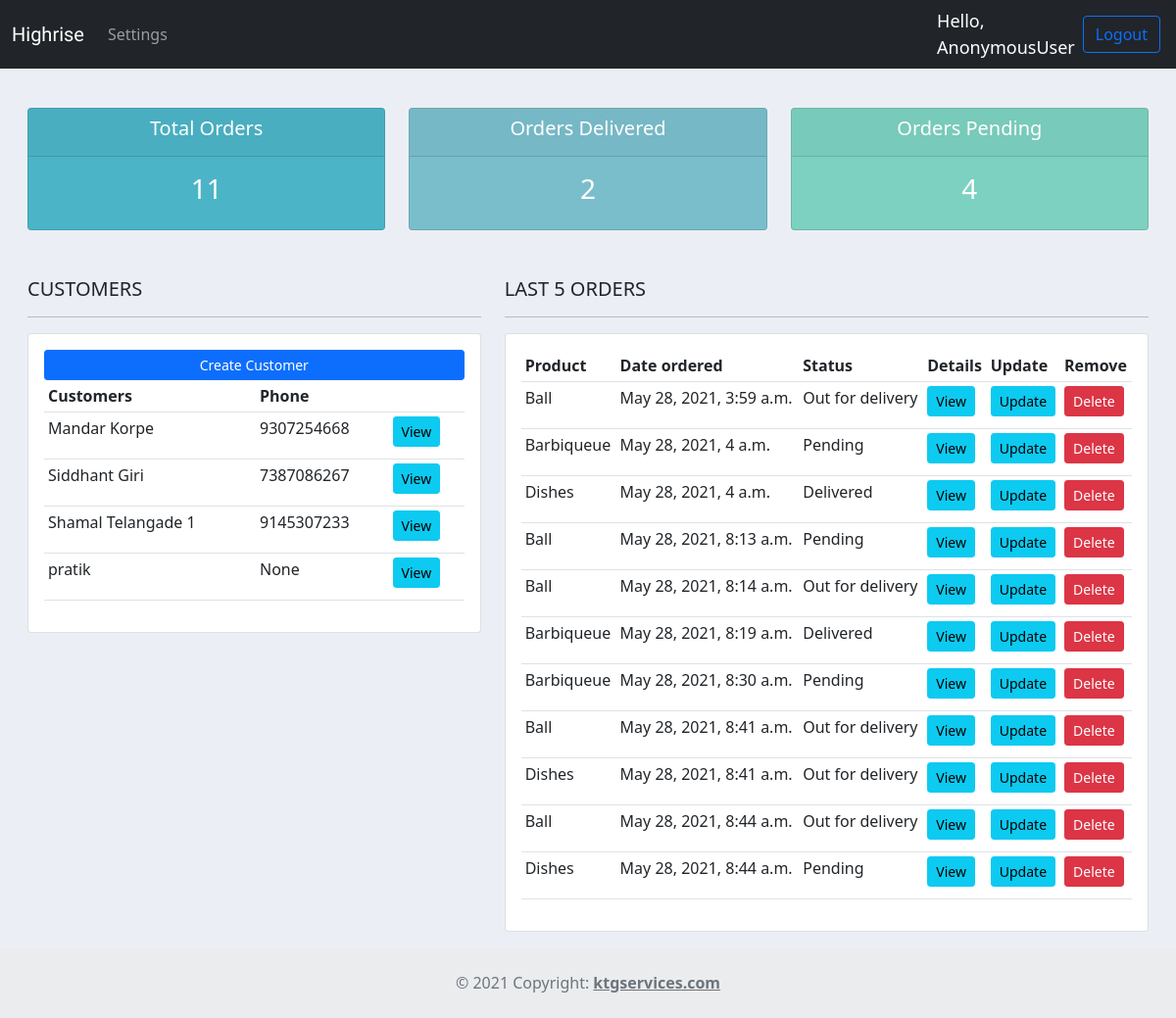
Before: / with the older database file.
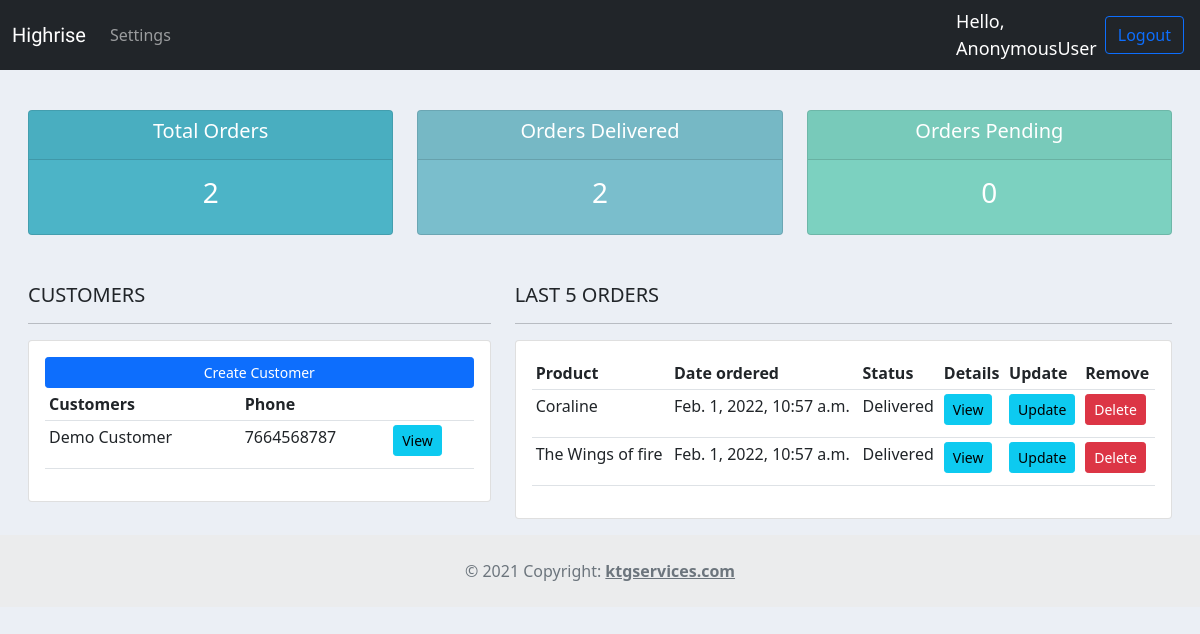
After: the same page with the newer database file.
### accounts/models.py (models this page shows, shortened)
class Customer(models.Model):
    user = models.OneToOneField(
        User, null=True, blank=True, on_delete=models.CASCADE)
    name = models.CharField(max_length=200, null=True)
    phone = models.CharField(max_length=12, null=True)
    email = models.CharField(max_length=50, null=True)
    profile_pic = models.ImageField(
        default="IMG_20201012_165549-1_vgzh5DR.png", null=True, blank=True)
    date_created = models.DateTimeField(auto_now_add=True, null=True)

class Order(models.Model):
    STATUS = (
        ('Pending', 'Pending'),
        ('Out for delivery', 'Out for delivery'),
        ('Delivered', 'Delivered'),
    )
    customer = models.ForeignKey(
        Customer, on_delete=models.SET_NULL, null=True)
    product = models.ForeignKey(Product, on_delete=models.SET_NULL, null=True)
    date_created = models.DateTimeField(auto_now_add=True, null=True)
    status = models.CharField(
        max_length=200, null=True, choices=STATUS, default="Pending")
    note = models.CharField(max_length=2000, null=True)

class Product(models.Model):
    CATEGORY = (
        ('Indoor', 'Indoor'),
        ('Outdoor', 'Outdoor'),
    )
    name = models.CharField(max_length=200, null=True)
    price = models.FloatField(null=True)
    category = models.CharField(max_length=200, null=True, choices=CATEGORY)
    description = models.CharField(max_length=200, null=True, blank=True)
    date_created = models.DateTimeField(auto_now_add=True, null=True)
    tags = models.ManyToManyField(Tag)
    def __str__(self):
        return self.name

### accounts/views.py (the view)
# urls.py: path('', views.home, name="home"),
def home(request):
    orders = Order.objects.all()
    customers = Customer.objects.all()
    total_customers = customers.count()
    total_orders = orders.count()
    delivered = orders.filter(status='Delivered').count()
    pending = orders.filter(status='Pending').count()
    context = {'orders': orders, 'customers': customers,
               'total_orders': total_orders, 'delivered': delivered,
               'pending': pending}
    return render(request, 'accounts/dashboard.html', context)

### accounts/templates/accounts/dashboard.html
{% extends 'accounts/main.html' %}
{% block content %}
{% include 'accounts/status.html' %}
<div class="row m-3 mt-5">
    <div class="col-md-5">
        <h5>CUSTOMERS</h5>
        <hr>
        <div class="card card-body">
            <a href="" class="btn btn-primary btn-sm block">Create Customer</a>
            <table class="table table-sm">
                <tr>
                    <th>Customers</th>
                    <th>Phone</th>
                    <th></th>
                </tr>
                {% for customer in customers %}
                <tr>
                    <td>{{customer.name}}</td>
                    <td>{{customer.phone}}</td>
                    <td><a href="{% url 'customer' customer.id %}" class="btn btn-info btn-sm btn-block mb-2">View</a>
                    </td>
                </tr>
                {% endfor %}
            </table>
        </div>
    </div>
    <div class="col-md-7">
        <h5>LAST 5 ORDERS</h5>
        <hr>
        <div class="card card-body">
            <table class="table table-sm">
                <tr>
                    <th>Product</th>
                    <th>Date ordered</th>
                    <th>Status</th>
                    <th>Details</th>
                    <th>Update</th>
                    <th>Remove</th>
                </tr>
                {% for order in orders %}
                <tr>
                    <td>{{order.product}}</td>
                    <td>{{order.date_created}}</td>
                    <td>{{order.status}}</td>
                    <td><a href="{% url 'view_order' order.id %}" class="btn btn-info btn-sm btn-block mb-2">View</a>
                    </td>
                    <td><a href="{% url 'update_order' order.id %}"
                            class="btn btn-info btn-sm btn-block mb-2">Update</a></td>
                    <td><a href="{% url 'delete_order' order.id %}" class="btn btn-danger btn-sm btn-block">Delete</a>
                    </td>
                </tr>
                {% endfor %}
            </table>
        </div>
    </div>
</div>
{% endblock content %}

### accounts/templates/accounts/main.html (shortened to what this page needs)
{% load static %}
<!DOCTYPE html>
<html lang="en">
<head>
    <link href="https://cdn.jsdelivr.net/npm/bootstrap@5.0.1/dist/css/bootstrap.min.css" rel="stylesheet"
>
    <link rel="stylesheet" type="text/css" href="{% static 'css/main.css' %}">
</head>
<body>
    {% include 'accounts/navbar.html' %}
    {% block content %}
    {% endblock content %}
    <footer class="text-center text-lg-start bg-light text-muted" style="bottom:0;">
        <div class="text-center p-4" style="background-color: rgba(0, 0, 0, 0.05);">
            © 2021 Copyright:
            <a class="text-reset fw-bold" href="">ktgservices.com</a>
        </div>
    </footer>
</body>
</html>

### accounts/templates/accounts/navbar.html (shortened to what this page needs)
<nav class="navbar navbar-expand-lg navbar-dark bg-dark">
    <div class="container-fluid">
        <a class="navbar-brand" href="#" id="logo">Highrise</a>
        <div class="collapse navbar-collapse" id="navbarNav">
            <ul class="navbar-nav">
                {% if request.user.is_staff %}
                <li class="nav-item">
                    <a class="nav-link active" aria-current="page" href="{% url 'home'%}">Dasboard</a>
                </li>
                <li class="nav-item">
                    <a class="nav-link" href="{% url 'products' %}">Products</a>
                </li>
                {% else %}
                <li class="nav-item">
                    <a class="nav-link" href="{% url 'account' %}">Settings</a>
                </li>
                {% endif %}
            </ul>
        </div>
    </div>
    <span id="hello-msg" style="width:150px;font-size: 18px;" class="text-white">Hello, {{request.user}}</span>
    <span><a class="btn btn-outline-primary me-3 ms-2" href="{% url 'logout' %}">Logout</a></span>
</nav>

### accounts/templates/accounts/status.html
<br>
<div class="row m-3">
    <div class="col">
        <div class="col-md">
            <div class="card text-center text-white" id="total-orders">
                <div class="card-header">
                    <h5 class="card-title">Total Orders</h5>
                </div>
                <div class="card-body">
                    <h3 class="card-title">{{total_orders}}</h3>
                </div>
            </div>
        </div>
    </div>
    <div class="col">
        <div class="col-md">
            <div class="card text-center text-white" id="orders-delivered">
                <div class="card-header">
                    <h5 class="card-title">Orders Delivered</h5>
                </div>
                <div class="card-body">
                    <h3 class="card-title">{{delivered}}</h3>
                </div>
            </div>
        </div>
    </div>
    <div class="col">
        <div class="col-md">
            <div class="card text-center text-white" id="orders-pending">
                <div class="card-header">
                    <h5 class="card-title">Orders Pending</h5>
                </div>
                <div class="card-body">
                    <h3 class="card-title">{{pending}}</h3>
                </div>
            </div>
        </div>
    </div>
</div>

### static/css/main.css (style rules this page uses)
#logo { font-family: "Satisfy", cursive; }
body { background-color: #ebeff5; }
#total-orders { background-color: #4cb4c7; }
#orders-delivered { background-color: #7abecc; }
#orders-pending { background-color: #7cd1c0; }

Changed rows visible on the page:
removed Customer: name "Mandar Korpe", phone "9307254668"
removed Customer: name "Siddhant Giri", phone "7387086267"
removed Customer: name "Shamal Telangade 1", phone "9145307233"
removed Customer: name "pratik", phone "None"
removed Order: product "Ball", date_created "May 28, 2021, 3:59 a.m.", status "Out for delivery"
removed Order: product "Barbiqueue", date_created "May 28, 2021, 4 a.m.", status "Pending"
removed Order: product "Dishes", date_created "May 28, 2021, 4 a.m.", status "Delivered"
removed Order: product "Ball", date_created "May 28, 2021, 8:13 a.m.", status "Pending"
removed Order: product "Ball", date_created "May 28, 2021, 8:14 a.m.", status "Out for delivery"
removed Order: product "Barbiqueue", date_created "May 28, 2021, 8:19 a.m.", status "Delivered"
removed Order: product "Barbiqueue", date_created "May 28, 2021, 8:30 a.m.", status "Pending"
removed Order: product "Ball", date_created "May 28, 2021, 8:41 a.m.", status "Out for delivery"
removed Order: product "Dishes", date_created "May 28, 2021, 8:41 a.m.", status "Out for delivery"
removed Order: product "Ball", date_created "May 28, 2021, 8:44 a.m.", status "Out for delivery"
removed Order: product "Dishes", date_created "May 28, 2021, 8:44 a.m.", status "Pending"
added Customer: name "Demo Customer", phone "7664568787"
added Order: product "Coraline", date_created "Feb. 1, 2022, 10:57 a.m.", status "Delivered"
added Order: product "The Wings of fire", date_created "Feb. 1, 2022, 10:57 a.m.", status "Delivered"
Other visible differences:
{{ total_orders }}: "11" → "2"
{{ pending }}: "4" → "0"
